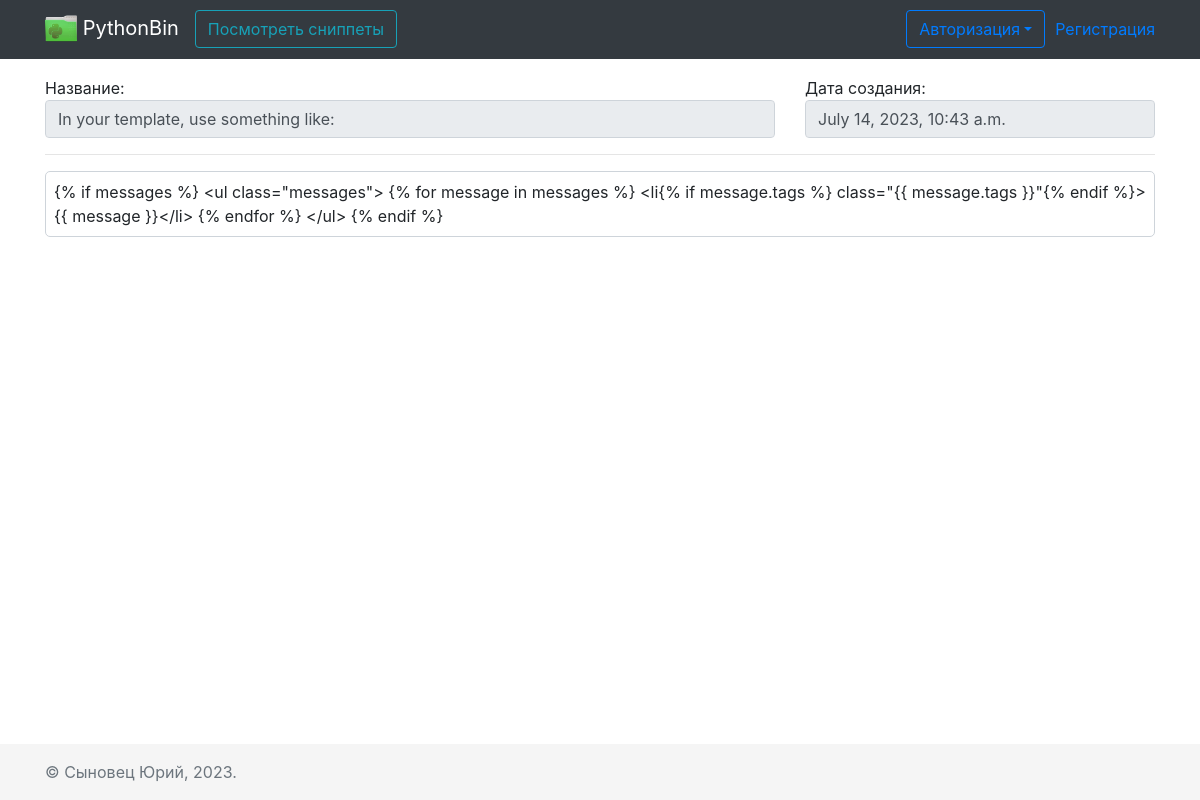
Screenshot of /snippets/38 with the database file from the repository.
### MainApp/models.py (models this page shows, shortened)
class Snippet(models.Model):
    name = models.CharField(max_length=100)
    lang = models.CharField(max_length=30, choices=LTNGS)
    code = models.TextField(max_length=5000)
    creation_date = models.DateTimeField(auto_now=True)
    user = models.ForeignKey(to=User, on_delete=models.CASCADE, blank=True, null=True)
    public = models.BooleanField(default=True)

### MainApp/views.py (the view)
# urls.py: path('snippets/<int:id>', views.snippets_detail, name='snippet-detail'),
def snippets_detail(request, id=0):
    try:
        snippet = Snippet.objects.get(id=id)
        context = {'pagename': 'Просмотр кода сниппета',
                   'snippet': snippet}
        return render(request, 'pages/view_snippets_detail.html', context)
    except Exception as err:
        print(f'to log? get item id={id} err: {err}')
        return HttpResponse(f'Snippet с id={id} не существует')

### templates/pages/view_snippets_detail.html (shortened to what this page needs)
{% extends "base.html" %}
{% load static %}
{% load i18n %}
{% load pygmentize %}
{% block content %}
<div class="container">
    <fieldset disabled>
       <div class="row disabled">
           <div class="col col-8">
               Название: <input type="text" value="{{ snippet.name }}" class="form-control">
           </div>
           <div class="col col-4">
               Дата создания:<input type="text" value="{{ snippet.creation_date }}" class="form-control">
           </div>
       </div>
       <hr>
       <div class="row">
           <div class="col">
               <div class="p-2 h-100" style="border:1px solid #ced4da; border-radius:5px;">
                   {{ snippet.code|pygmentize:snippet.lang }}
               </div>
           </div>
       </div>
    </fieldset>
</div>
{% endblock %}

### templates/base.html (style rules this page uses)
main > .container { padding: 60px 15px 0; }

### rows the page displays
Snippet: name "In your template, use something like:", creation_date "July 14, 2023, 10:43 a.m.", code|pygmentize "{% if messages %} <ul class=\"messages\"> {% for message in messages %} <li{% if message.tags %} class=\"{{ message.tags }}\"{% endif %}>{{ message }}</li> {% endfor %} </ul> {% endif %}"
